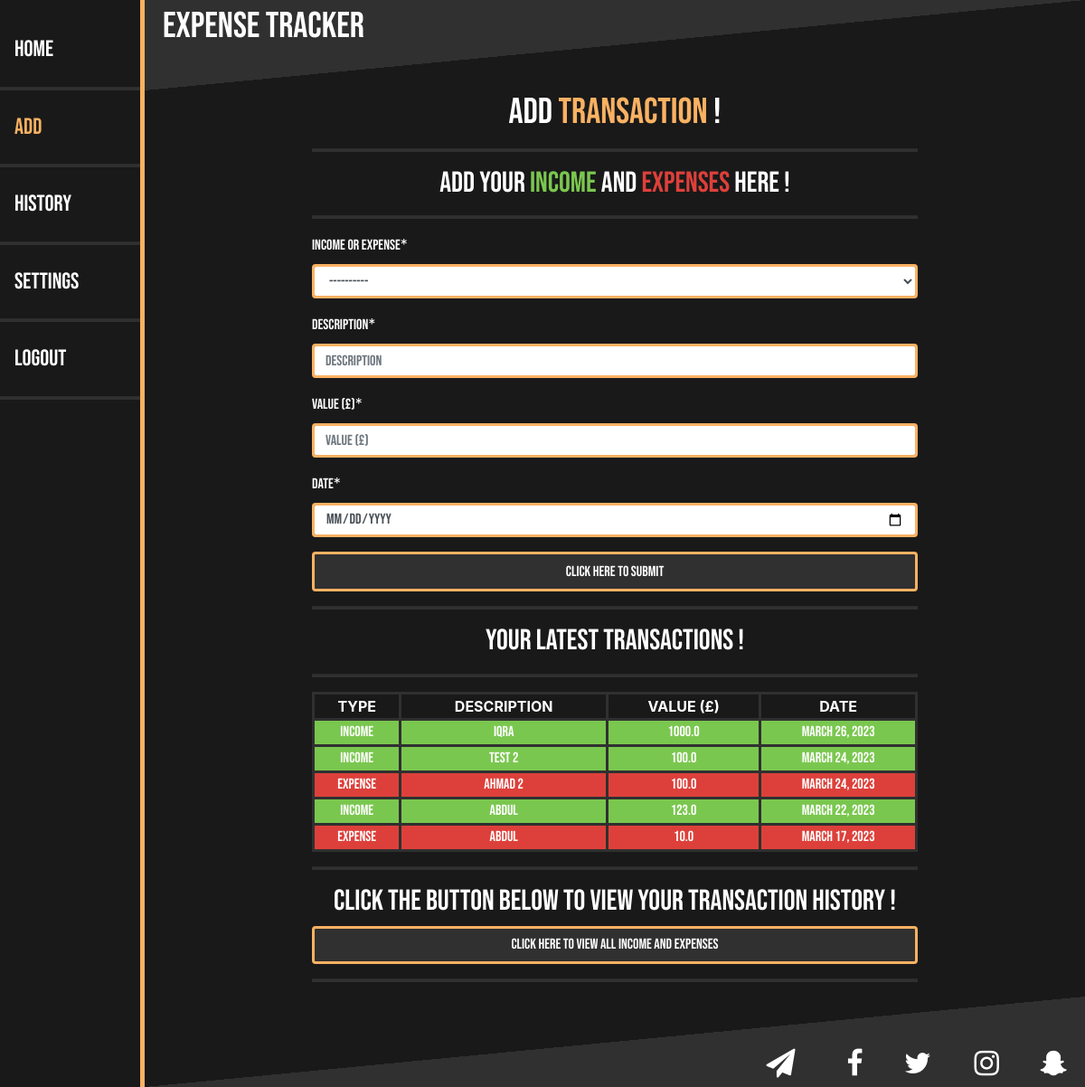
/add/ (signed in), run on the app's committed database.
### main/models.py (models this page shows, shortened)
class IncomeExpense(models.Model):
    user = models.ForeignKey(User, on_delete = CASCADE, related_name = "user", null = True)
    typeIE = models.CharField(max_length = 10, choices = INCOME_EXPENSE_CHOICES)
    description = models.CharField(max_length = 20)
    value = models.FloatField()
    date = models.DateField()

### main/views.py (the view)
# urls.py: path("add/", views.addPage, name = "addPage"),
def addPage(response):
    if response.user.is_authenticated: # USER AUTHENTICATED: Checks Whether The User Is Authenticated. This Is To Say Logged In.
        if response.method == "POST": # IF STATEMENT: Check If A 'POST' Request Is Made. Whether Submit Button Is Pressed In The Form.
            form = forms.AddIncomeExpense(response.POST) # FORM: Get Data From The Submitted Form And Store It In A Variable.
            if form.is_valid(): # IS_VALID(): Check If The Form Is Valid. If The Form Has No Errors It Is Valid.
                typeIE = form.cleaned_data["typeIE"] # CLEAN DATA: Get Income/Expense Choice Input And Store In A Variable.
                description = form.cleaned_data["description"] # CLEAN DATA: Get Description Input And Store In A Variable.
                value = form.cleaned_data["value"] # CLEAN DATA: Get Value Input And Store In A Variable.
                value = round(value, 2) # CLEAN DATA: Ensures The Value Passed In Is Rounded To 2.D.P.
                date = form.cleaned_data["date"] # CLEAN DATA: Get Date Input And Store In A Variable.
                obj = IncomeExpense(user = response.user, typeIE = typeIE, description = description, value = value, date = date)  # CREATE OBJECT: Create 'IncomeExpense' Object Using The Form Values.
                obj.save() # SAVE OBJECT: Save Object Into The Database.
                messages.success(response, "You Have Successfully Added " + obj.description)  # DISPLAY MESSAGE: Display Message In The Web Page.
        else:
            form = forms.AddIncomeExpense() # FORM: Instance Of The 'AddIncomeExpense' Form Stored In A Variable. This Will Be Passed Into The 'addPage' Template.
        items = IncomeExpense.objects.filter(user = response.user).order_by('-date') # OBJECT FILTER: Get All Income/Expenses A User Has Made And Store It Ordered By Date Descending.
        x = []
        y = len(items)
        if y > 5:
            y = 5
        for i in range(y):
            x.append(items[i])
        context = {"form": form, "items": x}
        return render(response, "main/addPage.html", context)
    else:
        return HttpResponseRedirect("/login") # REDIRECT: If The User Isn't Authenticated Redirect Them To The Login Page.

### main/templates/main/addPage.html (shortened to what this page needs)
{% extends 'main/base.html' %}
{% load crispy_forms_filters %}
{% load crispy_forms_tags %}
{% block sideBar %}
    <div class="sideNavigationBar">
        <a href="/home">Home</a>
        <hr style="height: 3px">
        <a href="/add" style="color: #FAB162">Add</a>
        <hr style="height: 3px">
        <a href="/history">History</a>
        <hr style="height: 3px">
        <a href="/settings">Settings</a>
        <hr style="height: 3px">
        <a href="/logout">Logout</a>
        <hr style="height: 3px">
    </div>
{% endblock %}
{% block content %}
    <h1 style="text-align: center; color: #FFFFFF">Add <span style="color: #FAB162">Transaction</span> !</h1>
    <hr style="height:3px;">
    <h2 style="text-align: center; color: #FFFFFF">Add Your <span style="color: #7AC74F">Income</span> And <span style="color: #DD403A">Expenses</span> Here !</h2>
    <hr style="height:3px;">
    <form method = "POST" action = "" class="formColour">
        {{ form|crispy }}
        <button style = "background-color: #303030; width: 100%; border-color: #FAB162; border-width: 3px;" type = "submit" name = "submitButton" class="btn btn-success"><span style='font-family: abc, sans-serif'>Click Here To Submit</span></button>
    </form>
    <hr style="height:3px;">
    <h2 style="text-align: center; color: #FFFFFF">Your Latest Transactions !</h2>
    <hr style="height:3px;">
    <table>
        <tr style="background-color: #191919">
            <th>TYPE</th>
            <th>DESCRIPTION</th>
            <th>VALUE (£)</th>
            <th>DATE</th>
        </tr>
        {% for item in items %}
            {% if item.typeIE == "INCOME" %}
                <tr style="background-color: #7AC74F;">
                    <td>{{ item.typeIE }}</td>
                    <td>{{ item.description }}</td>
                    <td>{{ item.value }}</td>
                    <td>{{ item.date }}</td>
                </tr>
            {% else %}
                <tr style="background-color: #DD403A;">
                    <td>{{ item.typeIE }}</td>
                    <td>{{ item.description }}</td>
                    <td>{{ item.value }}</td>
                    <td>{{ item.date }}</td>
                </tr>
            {% endif %}
        {% endfor %}
    </table>
    <hr style="height:3px;">
    <h2 style="text-align: center; color: #FFFFFF">Click The Button Below To View Your Transaction History !</h2>
    <a style = "background-color: #303030; width: 100%; border-color: #FAB162; border-width: 3px;" href="/history" class="btn btn-success">Click Here To View All Income And Expenses</a>
    <hr style="height:3px;">
{% endblock %}

### data on the page
IncomeExpense: typeIE "INCOME", description "Iqra", value "1000.0", date "March 26, 2023"
IncomeExpense: typeIE "INCOME", description "Test 2", value "100.0", date "March 24, 2023"
IncomeExpense: typeIE "EXPENSE", description "ahmad 2", value "100.0", date "March 24, 2023"
IncomeExpense: typeIE "INCOME", description "abdul", value "123.0", date "March 22, 2023"
IncomeExpense: typeIE "EXPENSE", description "abdul", value "10.0", date "March 17, 2023"
